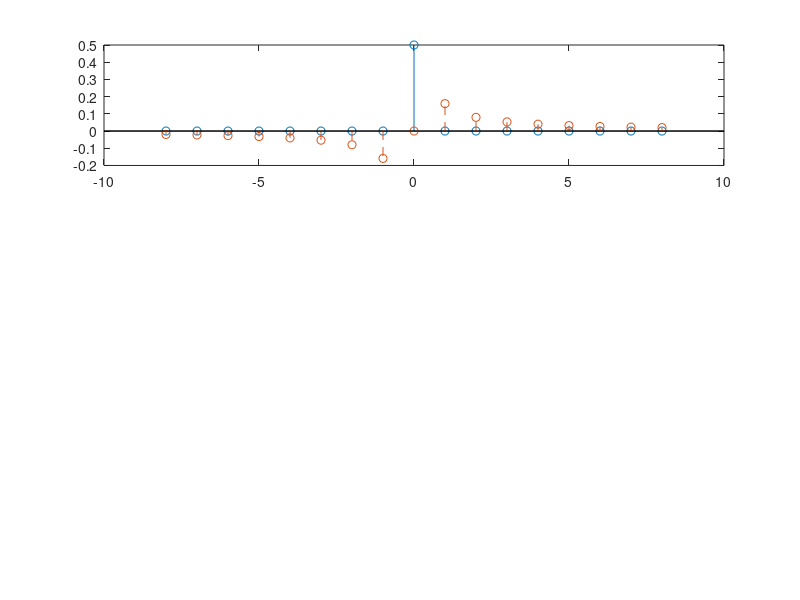

Write the MATLAB code that produced this figure. (Note: this script raises an error after producing the figure.)
% [redacted]
%% Task2
N = 8;
Dn = zeros(1,2*N + 1);
% Series coefficients
for n =-N:N;
    Dn(n+N+1) = 1i/(2 * pi * n);
end
% D0 = 1/2
Dn(N+1) = 1/2;

%% Plot of series coefficients
subplot(311);
n = -8:8;
stem(n,real(Dn),'-');
hold
stem(n,imag(Dn),'--');

%% Plot of truncated series
t = -2:.01:2;
omega0 = 2 * pi;
ft = mod(t,1);
fn = myfs(Dn,omega0,t);
subplot(312);
plot(t,ft,t,fn);

% Plot of approximation error
subplot(313);
plot(t,ft-fn);

e2 = sum((ft-fn).^2)*0.01;
hold off;
%% Task 3
% triangular signal
N = 8;
Dn = zeros(1,2*N + 1);
% Series coefficients
for n =-N:N;
    Dn(n+N+1) = ((-1)^n - 1)/ ((n * pi)^2);
end
% D0 = 1/2
Dn(N+1) = 1/2;

% Plot of series coefficients
subplot(311);
n = -8:8;
stem(n,real(Dn),'-');
hold on
stem(n,imag(Dn),'--');


t = -2:.01:2;
omega0 = 2 * pi;

ft = abs(2 .*(t - floor(t+.5) ) );
fn = myfs(Dn,omega0,t);
subplot(312);
plot(t,fn,t,ft);

% Plot of approximation error
subplot(313);
plot(t,ft-fn);

e3 = sum((ft-fn).^2)*.01;

hold off
ratio = e3/e2



